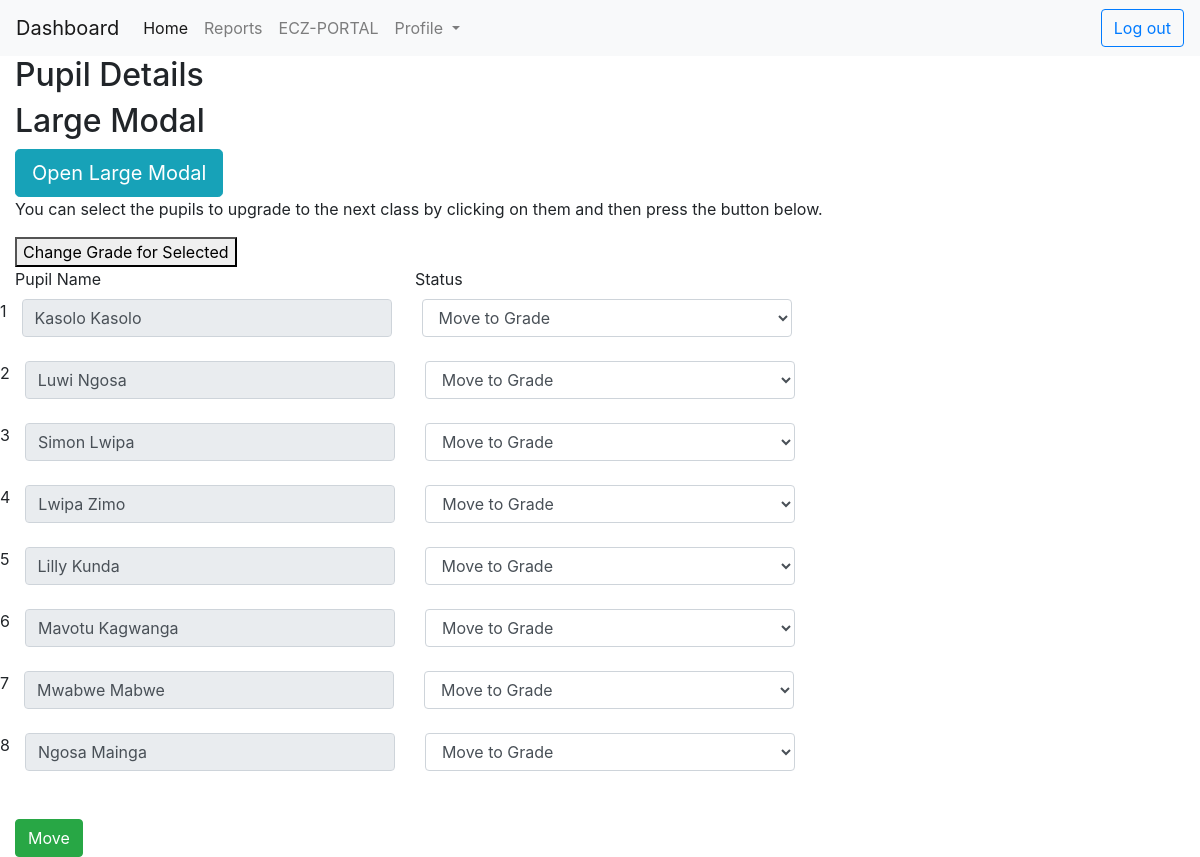
The app's page /teacher/moves.php?grade=2 (signed in) with its own data.
### tables this page shows
CREATE TABLE `pupil` (
  `pupilID` int(11) NOT NULL,
  `pupilName` varchar(50) NOT NULL,
  `parentID` int(11) NOT NULL,
  `dateOfBirth` varchar(10) NOT NULL,
  `grade` int(11) NOT NULL,
  `yearStarted` varchar(20) NOT NULL,
  `dateModified` date DEFAULT NULL,
  `activeStatus` varchar(20) DEFAULT 'active'
);

### teacher/moves.php (the view, shortened to what this page needs)
<?php
    require_once "../includes/config.php";
    $gradeView = $_GET['grade'];
?>
<!DOCTYPE html>
<html lang="en">
<head>
    <link rel="stylesheet" href="https://cdn.datatables.net/1.10.20/css/jquery.dataTables.min.css">
</head>
<body>
        <?php
        require_once '../includes/navbar_header.php';
        ?>
    <div class="wrapper">
        <div class="container-fluid">
            <div class="row">
                <div class="col-md-12">
                    <div class="page-header clearfix">
                        <h2 class="pull-left">Pupil Details</h2>
                    </div>
                     <h2>Large Modal</h2>
                      <button type="button" class="btn btn-info btn-lg" data-toggle="modal" data-target="#myModal">Open Large Modal</button>
                    <p>You can select the pupils to upgrade to the next class by clicking on them and then press the button below.</p>
                    <button id="button">Change Grade for Selected</button><br>
                    <?php
                    $sql = "SELECT * FROM pupil WHERE grade = '$gradeView'";
                    if($result = $mysqli->query($sql)){
                        if($result->num_rows > 0){
                        echo '<form action="../logic/upgrade2.php" method="POST" >';
                         echo '<div class="row">
                           <div class="col-md-4 col-xs-4">
                                    <div class="input-group">
                                        <label>Pupil Name</label>
                                    </div>
                                </div>
                                <div class="col-md-4 col-xs-4">
                                    <div class="input-group">
                                            <label>Status</label>
                                    </div>
                               </div>
                                  </div>';
                        $i=0;
                        $counter = 1;
                        while ($row = $result->fetch_array()) {
                            $pupil_name = $row['pupilName'];
                            $pupil_id = $row['pupilID'];
                            echo '<div class="row">
                            <input  type="text" hidden="" name="pupil_id[]"  value="'.$pupil_id.'"  class="form-control" />
                            <label>'.$counter++.'</label>
                            <input  typw="text"hidden name="class_id"  value="'.$gradeView.'" hidden" />
                                    <div class="col-md-4 col-xs-4">
                                        <div class="input-group">
                                            <input type="text" readonly  style="width: 100px"  name="pupil_name[]"" value="'.$pupil_name.'" class="form-control" />
                                        </div>
                                    </div>
                                    <div class="col-md-4 col-xs-4">
                                        <div class="input-group">
                                            <select class="form-control" name="select_status[]">
                                                <option value="uppergrade" id="uppergrade">Move to Grade</option>
                                                <option id="remain" value="remain">Remain</option>
                                            </select>
                                        </div>
                                    </div>
                                    </div><br>  ';
                                    $i++;
                        }
                        echo '  <br>
                                <input name="total_num" value="'.$i.'" hidden />
                                <input class="btn btn-success" type="submit" name="submit" value="Move"/>
                                </form>
                        '   ;
                    }else{
                            echo "<p class='lead'><em>No records were found.</em></p>";
                        }
                    } else{
                        echo "ERROR: Could not able to execute $sql. " . $mysqli->error;
                    }
                    ?>
                </div>
            </div>
        </div>
    </div>
</body>
</html

### records on screen
pupil: pupilName "Kasolo Kasolo"
pupil: pupilName "Luwi Ngosa"
pupil: pupilName "Simon Lwipa"
pupil: pupilName "Lwipa Zimo"
pupil: pupilName "Lilly Kunda"
pupil: pupilName "Mavotu Kagwanga"
pupil: pupilName "Mwabwe Mabwe"
pupil: pupilName "Ngosa Mainga"
